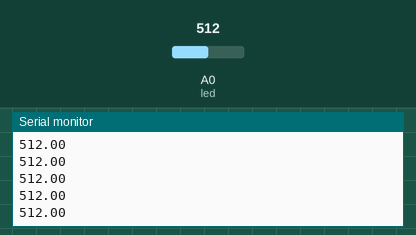
The sketch below on a simulated Arduino Uno, built with avr-gcc and run on an emulated ATmega328P. Parts: the last lines printed to the serial monitor. Inputs (shaded band) come from the test bench; at power-on: A0 (led) = 512.

Above: at 1.2 s.
1.3 s: A0 (led) set to 716
At 2.0 s:
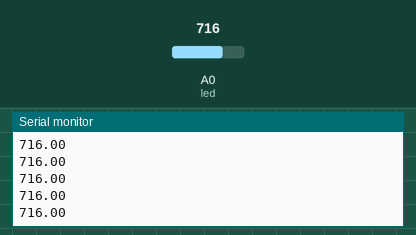
2.8 s: A0 (led) set to 900
At 3.6 s:
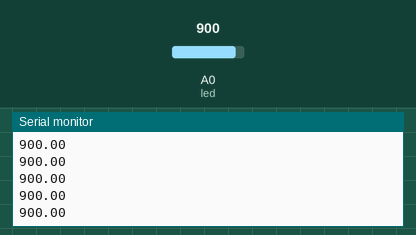
Timing chart, 0 to 5.8 s (numbered marks = the images above; inputs shaded):
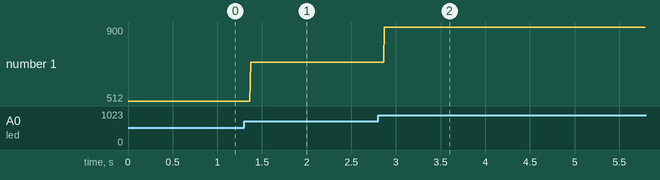

Measured:
- after the input at 1.3 s, the serial monitor: prints a new line after 0.07 s (image 1)
- after the input at 2.8 s, the serial monitor: prints a new line after 0.07 s (image 2)
- plotted number 1: 512 → 716 after the input at 1.3 s, 716 → 900 after the input at 2.8 s

The sketch:

frequency1.ino
```cpp
int led=A0;

//quantize
int x_max=1023;
int x_min=0;
int n=8;
int q=(x_max-x_min)/(2^n);
int prev_ek=0;

//kalmanfilter
float erM=9;
float erE=5;
float PreEs=2;

//lowpass
float lowpass=0;
float lowconst=0.05;
int timme=0;
int const time_index=5;
float t[time_index]={0};
int g=0;
float avg_time=0;
float breathing_freq=0;


//average
int y=0;
int const no_of_samples=200;
float avg[no_of_samples]={0};
float averaged=0;
float maximum=0;


void setup() {
  // put your setup code here, to run once:


  Serial.begin(9600);


}

void loop() {
  // put your main code here, to run repeatedly:

  float state=analogRead(led);

  //quantizing,noise shaping
//  float f=q*floor((state/q)+0.5);
//  float ek=random(x_min,x_max);
//  float y=f+(ek-prev_ek);
//  prev_ek=ek;
//  Serial.println(state);
//  Serial.print(" ");
//  Serial.println(f);
//


//  //kalman
//  float kalman_gain=erE/(erM+erE);
//  float est=PreEs+kalman_gain*(state-PreEs);
//  erE=(1-kalman_gain)*erE;
//  PreEs=est;
//  Serial.println(est);


//lowpass(3.78 is the mean offset,for time easurement)
lowpass=lowconst*state+(1-lowconst)*lowpass;

if (lowpass>10)
{
  timme++;

}
else
{

  if(g<time_index)
  {

    t[g]=timme;
    if(timme>0)
    {
    g++;
    avg_time=(avg_time*(g-1)+t[g-1])/(g*9600);
    breathing_freq=1/avg_time;
    //Serial.println(avg_time);
    }
  }
  else
  {

    avg_time=0;
    g=0;
  }
 timme=0;
}

//Serial.println(lowpass); Serial.print(1); Serial.print("  ");
//Serial.println(timme); Serial.print(2); Serial.print("  ");


//averaging(for max val determination;fail-depends on time not maximum force)
if(y<no_of_samples)
{
  avg[y]= lowconst*analogRead(led)+(1-lowconst)*avg[y];
  y++;
}
else
{
  for(int i=0;i<y;i++)
  {
   averaged=averaged+avg[i];
  }

  //Serial.println(averaged/y);


  y=0;
  averaged=0;
}


//maximum capacity
 maximum=max(maximum,state);
 Serial.println(maximum);

}
```
